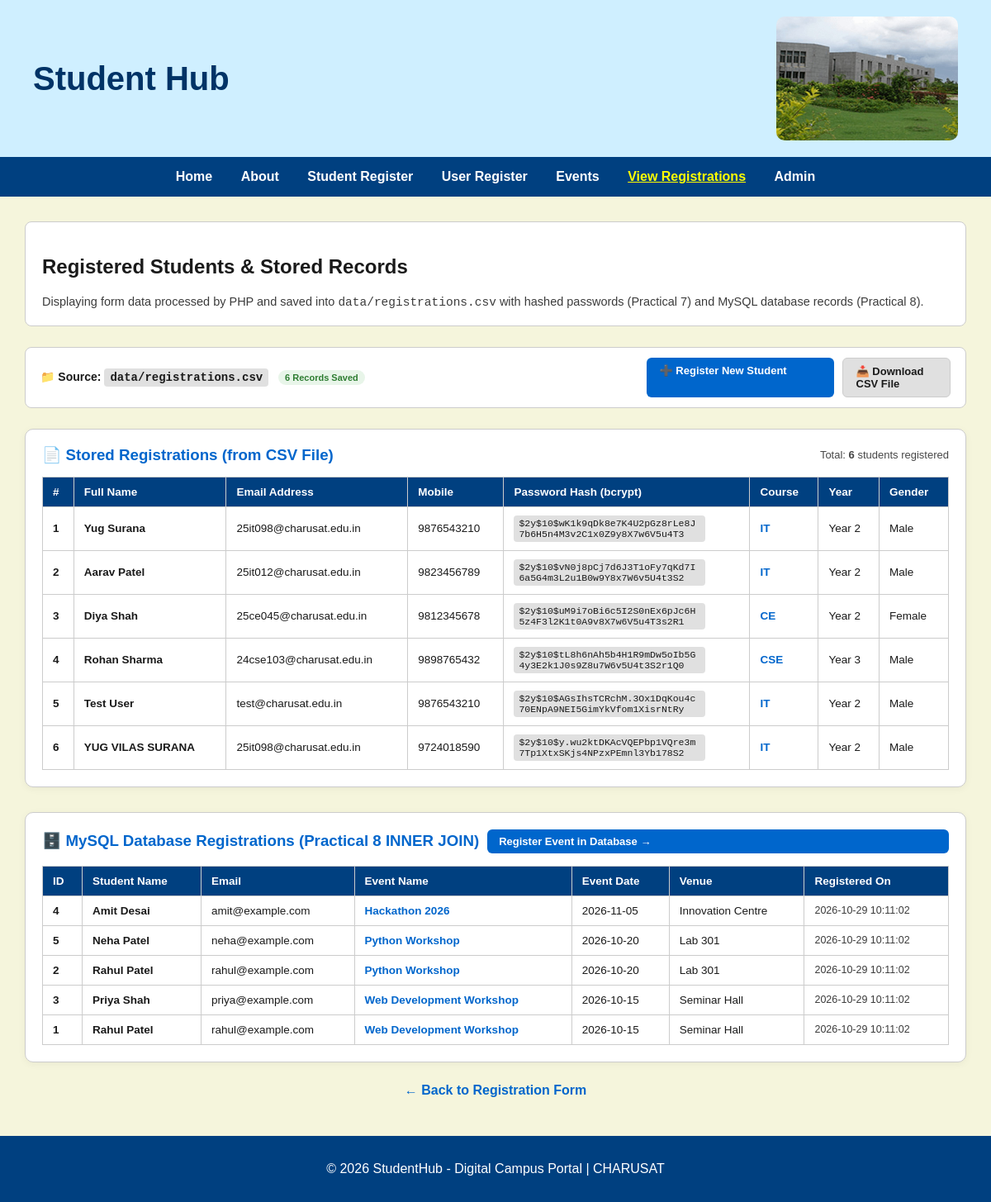
Page /php/view_registrations.php on the committed database.
### tables this page shows
CREATE TABLE IF NOT EXISTS registrations (
    registration_id INT AUTO_INCREMENT PRIMARY KEY,
    student_id INT NOT NULL,
    event_id INT NOT NULL,
    registration_date TIMESTAMP DEFAULT CURRENT_TIMESTAMP,
    FOREIGN KEY (student_id) REFERENCES students(student_id) ON DELETE CASCADE,
    FOREIGN KEY (event_id) REFERENCES events(event_id) ON DELETE CASCADE,
    UNIQUE (student_id, event_id)
);

CREATE TABLE IF NOT EXISTS students (
    student_id INT AUTO_INCREMENT PRIMARY KEY,
    name VARCHAR(100) NOT NULL,
    email VARCHAR(100) NOT NULL UNIQUE,
    department VARCHAR(50) NOT NULL,
    semester INT NOT NULL
);

CREATE TABLE IF NOT EXISTS events (
    event_id INT AUTO_INCREMENT PRIMARY KEY,
    event_name VARCHAR(150) NOT NULL,
    event_date DATE NOT NULL,
    venue VARCHAR(150) NOT NULL
);

### php/view_registrations.php (the view, shortened to what this page needs)
<?php
$csvFile = "../data/registrations.csv";
$csvRecords = [];
if (file_exists($csvFile)) {
    $fileHandle = fopen($csvFile, "r");
    if ($fileHandle !== false) {
        while (($row = fgetcsv($fileHandle)) !== false) {
            if (!empty($row) && count($row) >= 6) {
                $csvRecords[] = $row;
            }
        }
    }
}
$dbRegistrations = [];
$dbError = null;
try {
    if (file_exists("db.php")) {
        require_once "db.php";
        if (isset($pdo)) {
            $sql = "SELECT
                r.registration_id,
                s.name,
                s.email,
                e.event_name,
                e.event_date,
                e.venue,
                r.registration_date
            FROM registrations r
            INNER JOIN students s ON r.student_id = s.student_id
            INNER JOIN events e ON r.event_id = e.event_id
            ORDER BY r.registration_date DESC";
            $stmt = $pdo->query($sql);
            $dbRegistrations = $stmt->fetchAll();
        }
    }
} catch (Exception $e) {
    $dbError = $e->getMessage();
}
?>
<!DOCTYPE html>
<html lang="en">
<head>
    <link rel="stylesheet" href="../css/style.css">
</head>
<body>
    <header>
        <div class="heading-group">
            <h1>Student Hub</h1>
            <img src="../docs/campus.jpg" alt="StudentHub Campus" class="heading-img">
        </div>
    </header>
    <nav class="nav-container">
        <a href="../pages/index.html">Home</a>
        <a href="../pages/about.html">About</a>
        <a href="../pages/register.html">Student Register</a>
        <a href="../pages/register_user.html">User Register</a>
        <a href="../pages/events.html">Events</a>
        <a href="view_registrations.php" class="active">View Registrations</a>
        <a href="../pages/admin.html">Admin</a>
    </nav>
    <main>
        <section class="welcome-card" style="margin-bottom: 25px;">
            <h2>Registered Students &amp; Stored Records</h2>
            <p style="margin: 0; opacity: 0.85; font-size: 14.5px;">
                Displaying form data processed by PHP and saved into <code>data/registrations.csv</code> with hashed passwords (Practical 7) and MySQL database records (Practical 8).
            </p>
        </section>
        <div class="status-bar" style="margin-bottom: 25px;">
            <div style="font-weight: 600; font-size: 14px;">
                📁 Source: <code style="background: var(--button-bg); padding: 3px 7px; border-radius: 4px;">data/registrations.csv</code>
                <span class="badge-pill" style="background-color: var(--success-bg); color: var(--success-color); margin-left: 8px;">
                    <?php echo count($csvRecords); ?> Records Saved
                </span>
            </div>
            <div style="display: flex; gap: 10px; flex-wrap: wrap;">
                <a href="../pages/register.html" class="btn-primary-submit" style="text-decoration: none; padding: 8px 16px; font-size: 13px;">
                    ➕ Register New Student
                </a>
                <a href="../data/registrations.csv" class="btn-secondary-reset" style="text-decoration: none; padding: 8px 16px; font-size: 13px;" download>
                    📥 Download CSV File
                </a>
            </div>
        </div>
        <div class="toolbar-card" style="margin-bottom: 30px;">
            <div style="display: flex; justify-content: space-between; align-items: center; margin-bottom: 15px; flex-wrap: wrap; gap: 10px;">
                <h3 style="margin: 0; color: var(--accent-color);">
                    📄 Stored Registrations (from CSV File)
                </h3>
                <span style="font-size: 13px; opacity: 0.8;">
                    Total: <strong><?php echo count($csvRecords); ?></strong> students registered
                </span>
            </div>
            <div style="overflow-x: auto;">
                <table style="width: 100%; border-collapse: collapse; background-color: var(--card-bg); font-size: 13.5px;">
                    <thead>
                        <tr style="background-color: var(--nav-bg); color: #ffffff;">
                            <th style="padding: 10px 12px; text-align: left; border: 1px solid var(--border-color);">#</th>
                            <th style="padding: 10px 12px; text-align: left; border: 1px solid var(--border-color);">Full Name</th>
                            <th style="padding: 10px 12px; text-align: left; border: 1px solid var(--border-color);">Email Address</th>
                            <th style="padding: 10px 12px; text-align: left; border: 1px solid var(--border-color);">Mobile</th>
                            <th style="padding: 10px 12px; text-align: left; border: 1px solid var(--border-color);">Password Hash (bcrypt)</th>
                            <th style="padding: 10px 12px; text-align: left; border: 1px solid var(--border-color);">Course</th>
                            <th style="padding: 10px 12px; text-align: left; border: 1px solid var(--border-color);">Year</th>
                            <th style="padding: 10px 12px; text-align: left; border: 1px solid var(--border-color);">Gender</th>
                        </tr>
                    </thead>
                    <tbody>
                        <?php if (empty($csvRecords)): ?>
                            <tr>
                                <td colspan="8" style="padding: 25px; text-align: center;">No registration records found in CSV file.</td>
                            </tr>
                        <?php else: ?>
                            <?php foreach ($csvRecords as $index => $row): ?>
                                <tr style="border-bottom: 1px solid var(--border-color);">
                                    <td style="padding: 10px 12px; border: 1px solid var(--border-color); font-weight: bold;">
                                        <?php echo $index + 1; ?>
                                    </td>
                                    <td style="padding: 10px 12px; border: 1px solid var(--border-color); font-weight: 600;">
                                        <?php echo htmlspecialchars($row[0] ?? ''); ?>
                                    </td>
                                    <td style="padding: 10px 12px; border: 1px solid var(--border-color);">
                                        <?php echo htmlspecialchars($row[1] ?? ''); ?>
                                    </td>
                                    <td style="padding: 10px 12px; border: 1px solid var(--border-color);">
                                        <?php echo htmlspecialchars($row[2] ?? ''); ?>
                                    </td>
                                    <td style="padding: 10px 12px; border: 1px solid var(--border-color);">
                                        <span class="hash-code" title="<?php echo htmlspecialchars($row[3] ?? ''); ?>">
                                            <?php echo htmlspecialchars($row[3] ?? ''); ?>
                                        </span>
                                    </td>
                                    <td style="padding: 10px 12px; border: 1px solid var(--border-color); font-weight: bold; color: var(--accent-color);">
                                        <?php echo htmlspecialchars($row[4] ?? ''); ?>
                                    </td>
                                    <td style="padding: 10px 12px; border: 1px solid var(--border-color);">
                                        Year <?php echo htmlspecialchars($row[5] ?? ''); ?>
                                    </td>
                                    <td style="padding: 10px 12px; border: 1px solid var(--border-color); text-transform: capitalize;">
                                        <?php echo htmlspecialchars($row[6] ?? ''); ?>
                                    </td>
                                </tr>
                            <?php endforeach; ?>
                        <?php endif; ?>
                    </tbody>
                </table>
            </div>
        </div>
        <?php if (!empty($dbRegistrations) || $dbError === null): ?>
        <div class="toolbar-card">
            <div style="display: flex; justify-content: space-between; align-items: center; margin-bottom: 15px; flex-wrap: wrap; gap: 10px;">
                <h3 style="margin: 0; color: var(--accent-color);">
                    🗄️ MySQL Database Registrations (Practical 8 INNER JOIN)
                </h3>
                <a href="register.php" class="btn-primary-submit" style="text-decoration: none; padding: 7px 14px; font-size: 13px;">
                    Register Event in Database &rarr;
                </a>
            </div>
            <div style="overflow-x: auto;">
                <table style="width: 100%; border-collapse: collapse; background-color: var(--card-bg); font-size: 13.5px;">
                    <thead>
                        <tr style="background-color: var(--nav-bg); color: #ffffff;">
                            <th style="padding: 10px 12px; text-align: left; border: 1px solid var(--border-color);">ID</th>
                            <th style="padding: 10px 12px; text-align: left; border: 1px solid var(--border-color);">Student Name</th>
                            <th style="padding: 10px 12px; text-align: left; border: 1px solid var(--border-color);">Email</th>
                            <th style="padding: 10px 12px; text-align: left; border: 1px solid var(--border-color);">Event Name</th>
                            <th style="padding: 10px 12px; text-align: left; border: 1px solid var(--border-color);">Event Date</th>
                            <th style="padding: 10px 12px; text-align: left; border: 1px solid var(--border-color);">Venue</th>
                            <th style="padding: 10px 12px; text-align: left; border: 1px solid var(--border-color);">Registered On</th>
                        </tr>
                    </thead>
                    <tbody>
                        <?php if (empty($dbRegistrations)): ?>
                            <tr>
                                <td colspan="7" style="padding: 20px; text-align: center;">No event registrations found in database. Start MySQL in XAMPP and run setup_database.php if needed.</td>
                            </tr>
                        <?php else: ?>
                            <?php foreach ($dbRegistrations as $reg): ?>
                                <tr style="border-bottom: 1px solid var(--border-color);">
                                    <td style="padding: 10px 12px; border: 1px solid var(--border-color); font-weight: bold;">
                                        <?php echo htmlspecialchars($reg["registration_id"]); ?>
                                    </td>
                                    <td style="padding: 10px 12px; border: 1px solid var(--border-color); font-weight: 600;">
                                        <?php echo htmlspecialchars($reg["name"]); ?>
                                    </td>
                                    <td style="padding: 10px 12px; border: 1px solid var(--border-color);">
                                        <?php echo htmlspecialchars($reg["email"]); ?>
                                    </td>
                                    <td style="padding: 10px 12px; border: 1px solid var(--border-color); font-weight: bold; color: var(--accent-color);">
                                        <?php echo htmlspecialchars($reg["event_name"]); ?>
                                    </td>
                                    <td style="padding: 10px 12px; border: 1px solid var(--border-color);">
                                        <?php echo htmlspecialchars($reg["event_date"]); ?>
                                    </td>
                                    <td style="padding: 10px 12px; border: 1px solid var(--border-color);">
                                        <?php echo htmlspecialchars($reg["venue"]); ?>
                                    </td>
                                    <td style="padding: 10px 12px; border: 1px solid var(--border-color); font-size: 12.5px; opacity: 0.85;">
                                        <?php echo htmlspecialchars($reg["registration_date"]); ?>
                                    </td>
                                </tr>
                            <?php endforeach; ?>
                        <?php endif; ?>
                    </tbody>
                </table>
            </div>
        </div>
        <?php endif; ?>
        <p style="text-align: center; margin-top: 25px;">
            <a href="../pages/register.html" style="color: var(--accent-color); font-weight: bold; text-decoration: none;">
                &larr; Back to Registration Form
            </a>
        </p>
    </main>
    <footer>
        <p>&copy; 2026 StudentHub - Digital Campus Portal | CHARUSAT</p>
    </footer>
</body>
</html>

### css/style.css (style rules this page uses)
:root { --bg-color: #f5f5dc; --card-bg: #ffffff; --text-color: #1a1a1a; --accent-color: #0066cc; --button-bg: #e0e0e0; --header-bg: #cfefff; --header-title: #003366; --nav-bg: #004080; --nav-link: #ffffff; --nav-hover: yellow; --border-color: #ccc; --error-color: #d32f2f; --error-bg: #ffebee; --success-color: #2e7d32; --success-bg: #e8f5e9; --warning-color: #f57c00; }
body { font-family: Arial, sans-serif; margin: 0; background-color: var(--bg-color); color: var(--text-color); transition: background-color 0.3s ease, color 0.3s ease; }
header { background-color: var(--header-bg); padding: 20px 40px; transition: background-color 0.3s ease; }
.heading-group { display: flex; justify-content: space-between; align-items: center; }
.heading-group h1 { font-size: 40px; color: var(--header-title); margin: 0; }
.heading-img { width: 220px; height: 150px; object-fit: cover; border-radius: 10px; }
.nav-container { background-color: var(--nav-bg); padding: 15px; text-align: center; transition: background-color 0.3s ease; }
.nav-container a { color: var(--nav-link); text-decoration: none; margin: 0 15px; font-weight: bold; }
main { padding: 30px; }
section, article, aside { background: var(--card-bg); color: var(--text-color); padding: 20px; margin-bottom: 20px; border: 1px solid var(--border-color); border-radius: 8px; transition: background 0.3s ease, border-color 0.3s ease, color 0.3s ease; }
footer { background-color: var(--nav-bg); color: var(--nav-link); text-align: center; padding: 15px; transition: background-color 0.3s ease; }
.btn-primary-submit { flex: 2; background-color: var(--accent-color); color: white; border: none; padding: 13px 20px; font-size: 15px; font-weight: bold; border-radius: 6px; cursor: pointer; transition: opacity 0.2s ease, transform 0.1s ease; }
.btn-secondary-reset { flex: 1; background-color: var(--button-bg); color: var(--text-color); border: 1px solid var(--border-color); padding: 13px 20px; font-size: 15px; font-weight: bold; border-radius: 6px; cursor: pointer; transition: background-color 0.2s ease; }
.nav-container a.active { color: var(--nav-hover); text-decoration: underline; }
.status-bar { display: flex; justify-content: space-between; align-items: center; background-color: var(--card-bg); border: 1px solid var(--border-color); border-radius: 8px; padding: 12px 18px; margin-bottom: 20px; flex-wrap: wrap; gap: 10px; }
.toolbar-card { background-color: var(--card-bg); border: 1px solid var(--border-color); border-radius: 10px; padding: 20px; margin-bottom: 25px; box-shadow: 0 2px 10px rgba(0, 0, 0, 0.05); }

### php/view_registrations.php (style rules this page uses)
.hash-code { font-family: 'Courier New', monospace; font-size: 11.5px; background-color: var(--button-bg); color: var(--text-color); padding: 3px 6px; border-radius: 4px; word-break: break-all; display: inline-block; max-width: 220px; }
.badge-pill { display: inline-block; padding: 3px 8px; border-radius: 12px; font-size: 11px; font-weight: bold; }

### rows in the picture
registrations: registration_id "4", student.name "Amit Desai", student.email "amit@example.com", event.event_name "Hackathon 2026", event.event_date "2026-11-05", event.venue "Innovation Centre", registration_date "2026-10-29 10:11:02"
registrations: registration_id "5", student.name "Neha Patel", student.email "neha@example.com", event.event_name "Python Workshop", event.event_date "2026-10-20", event.venue "Lab 301", registration_date "2026-10-29 10:11:02"
registrations: registration_id "2", student.name "Rahul Patel", student.email "rahul@example.com", event.event_name "Python Workshop", event.event_date "2026-10-20", event.venue "Lab 301", registration_date "2026-10-29 10:11:02"
registrations: registration_id "3", student.name "Priya Shah", student.email "priya@example.com", event.event_name "Web Development Workshop", event.event_date "2026-10-15", event.venue "Seminar Hall", registration_date "2026-10-29 10:11:02"
registrations: registration_id "1", student.name "Rahul Patel", student.email "rahul@example.com", event.event_name "Web Development Workshop", event.event_date "2026-10-15", event.venue "Seminar Hall", registration_date "2026-10-29 10:11:02"

### other values in the picture
count($csvRecords) "6"
$row[0] "Yug Surana"
$row[1] "25it098@charusat.edu.in"
$row[2] "9876543210"
$row[3] "$2y$10$wK1k9qDk8e7K4U2pGz8rLe8J7b6H5n4M3v2C1x0Z9y8X7w6V5u4T3"
$row[4] "IT"
$row[5] "2"
$row[6] "Male"
$row[0] "Aarav Patel"
$row[1] "25it012@charusat.edu.in"
$row[2] "9823456789"
$row[3] "$2y$10$vN0j8pCj7d6J3T1oFy7qKd7I6a5G4m3L2u1B0w9Y8x7W6v5U4t3S2"
$row[0] "Diya Shah"
$row[1] "25ce045@charusat.edu.in"
$row[2] "9812345678"
